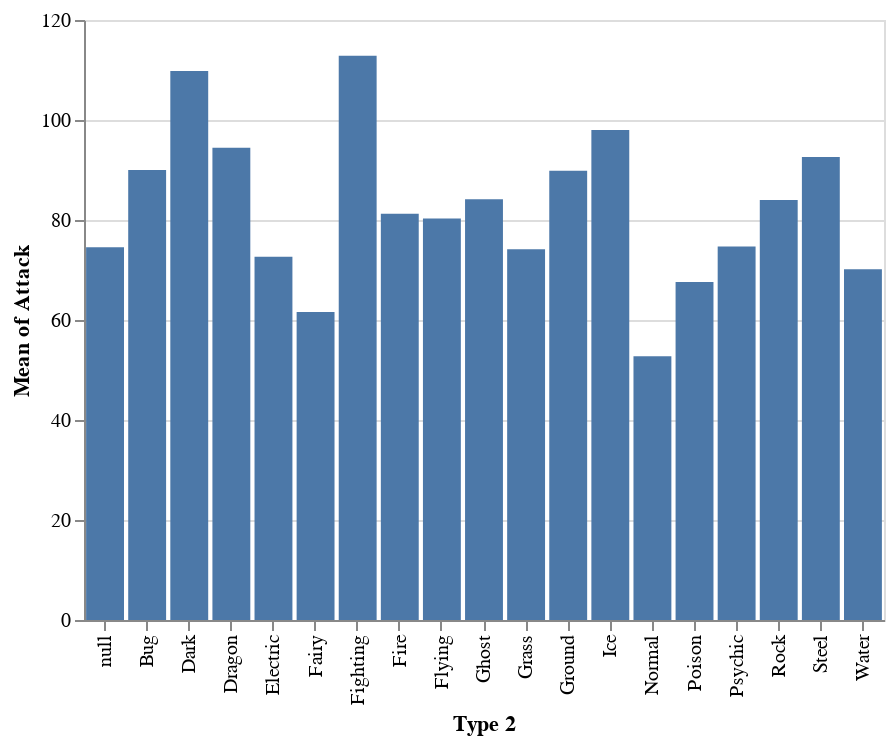

The notebook cell saved with this chart:
### Markdown cell above
#### Legendary vs Non-Legendary Pokemon

### Code cell
chart.mark_bar().encode(
    x = "Type 2",
    y = "mean(Attack)"
)

### Figure 1 — Vega-Lite specification as saved in the notebook (floating-point values rounded to 4 significant figures; data arrays with more than 128 entries replaced by an {"elided": "..."} marker saying what was removed)
{"$schema": "https://vega.github.io/schema/vega-lite/v2.6.0.json", "config": {"view": {"height": 300, "width": 400}}, "data": {"name": "data-3a85dbec9759246882ecb2a4586afdbd"}, "datasets": {"data-3a85dbec9759246882ecb2a4586afdbd": {"elided": "800 records"}}, "encoding": {"x": {"field": "Type 2", "type": "nominal"}, "y": {"aggregate": "mean", "field": "Attack", "type": "quantitative"}}, "mark": "bar"}
